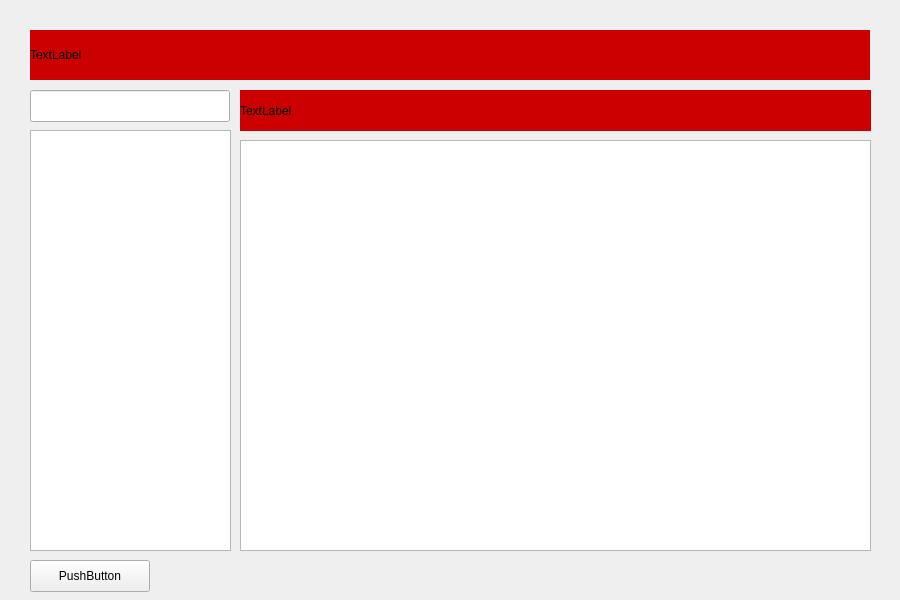
<?xml version="1.0" encoding="UTF-8"?>
<ui version="4.0">
 <class>Form</class>
 <widget class="QWidget" name="Form">
  <property name="geometry">
   <rect>
    <x>0</x>
    <y>0</y>
    <width>900</width>
    <height>600</height>
   </rect>
  </property>
  <property name="windowTitle">
   <string>Form</string>
  </property>
  <widget class="QLabel" name="label">
   <property name="geometry">
    <rect>
     <x>30</x>
     <y>30</y>
     <width>840</width>
     <height>50</height>
    </rect>
   </property>
   <property name="styleSheet">
    <string notr="true">background-color:#CC0000</string>
   </property>
   <property name="text">
    <string>TextLabel</string>
   </property>
  </widget>
  <widget class="QLineEdit" name="lineEdit">
   <property name="geometry">
    <rect>
     <x>30</x>
     <y>90</y>
     <width>200</width>
     <height>32</height>
    </rect>
   </property>
  </widget>
  <widget class="QListWidget" name="listWidget">
   <property name="geometry">
    <rect>
     <x>30</x>
     <y>130</y>
     <width>201</width>
     <height>421</height>
    </rect>
   </property>
  </widget>
  <widget class="QLabel" name="label_2">
   <property name="geometry">
    <rect>
     <x>240</x>
     <y>90</y>
     <width>631</width>
     <height>41</height>
    </rect>
   </property>
   <property name="styleSheet">
    <string notr="true">background-color:#CC0000</string>
   </property>
   <property name="text">
    <string>TextLabel</string>
   </property>
  </widget>
  <widget class="QListWidget" name="listWidget_2">
   <property name="geometry">
    <rect>
     <x>240</x>
     <y>140</y>
     <width>631</width>
     <height>411</height>
    </rect>
   </property>
  </widget>
  <widget class="QPushButton" name="pushButton">
   <property name="geometry">
    <rect>
     <x>30</x>
     <y>560</y>
     <width>120</width>
     <height>32</height>
    </rect>
   </property>
   <property name="text">
    <string>PushButton</string>
   </property>
  </widget>
 </widget>
 <resources/>
 <connections/>
</ui>
